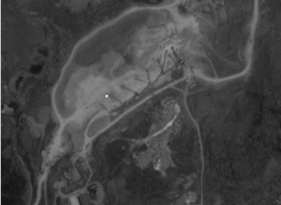
%> input picture 课程/图像处理与分析/code/task3/code2.5/jx.png, 281 x 205 px
$ octave code_2_5.m   (GNU Octave 9; MATLAB toolbox functions it lacks are replaced by stand-ins)
%> lines starting %> are read from the running program, lines starting %| are printed output that depends on the picture
% 直方图均衡化
I=imread('jx.png');  %读入灰度图像
%> I is the input picture: size 205x281x3 uint8; min 16, max 248, mean 68.2
[I1,T] = histeq(I);  %直方图均衡化
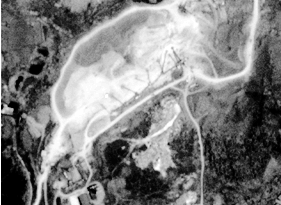
%> I1: size 205x281x3 uint8; min 0, max 255, mean 127.5
%> T = 256 values from 0 to 1

%显示增强前后的图像和直方图
subplot(2,3,1),imshow(I),title('原图');
subplot(2,3,2),imhist(I),title('原图直方图');
subplot(2,3,[3 6]),plot((0:255)/255,T),title('变换曲线');
subplot(2,3,4),imshow(I1),title('均衡化后的图像');
subplot(2,3,5),imhist(I1),title('均衡化后的直方图');
%> after `title('均衡化后的直方图')`:
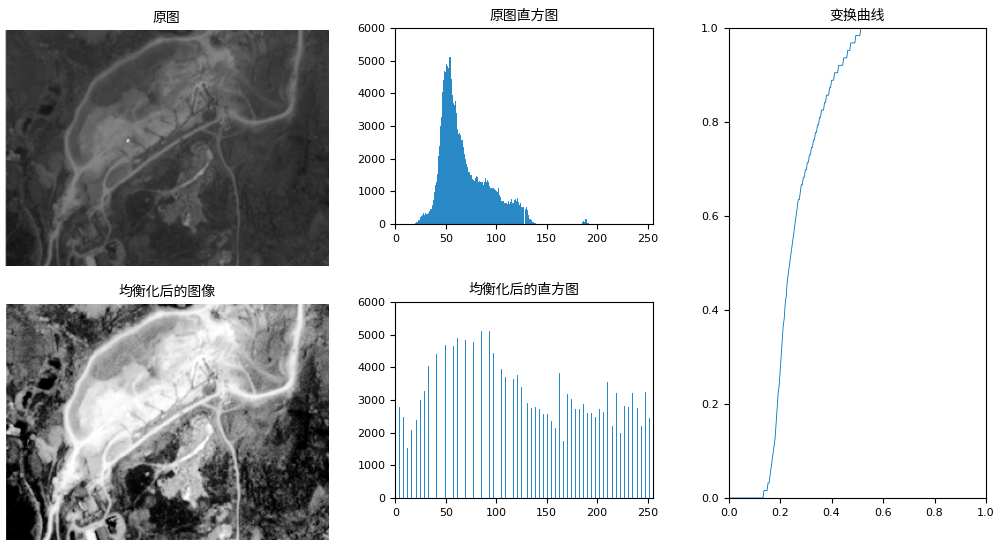
%> figure redrawn from the program's plot data, 5 panels
